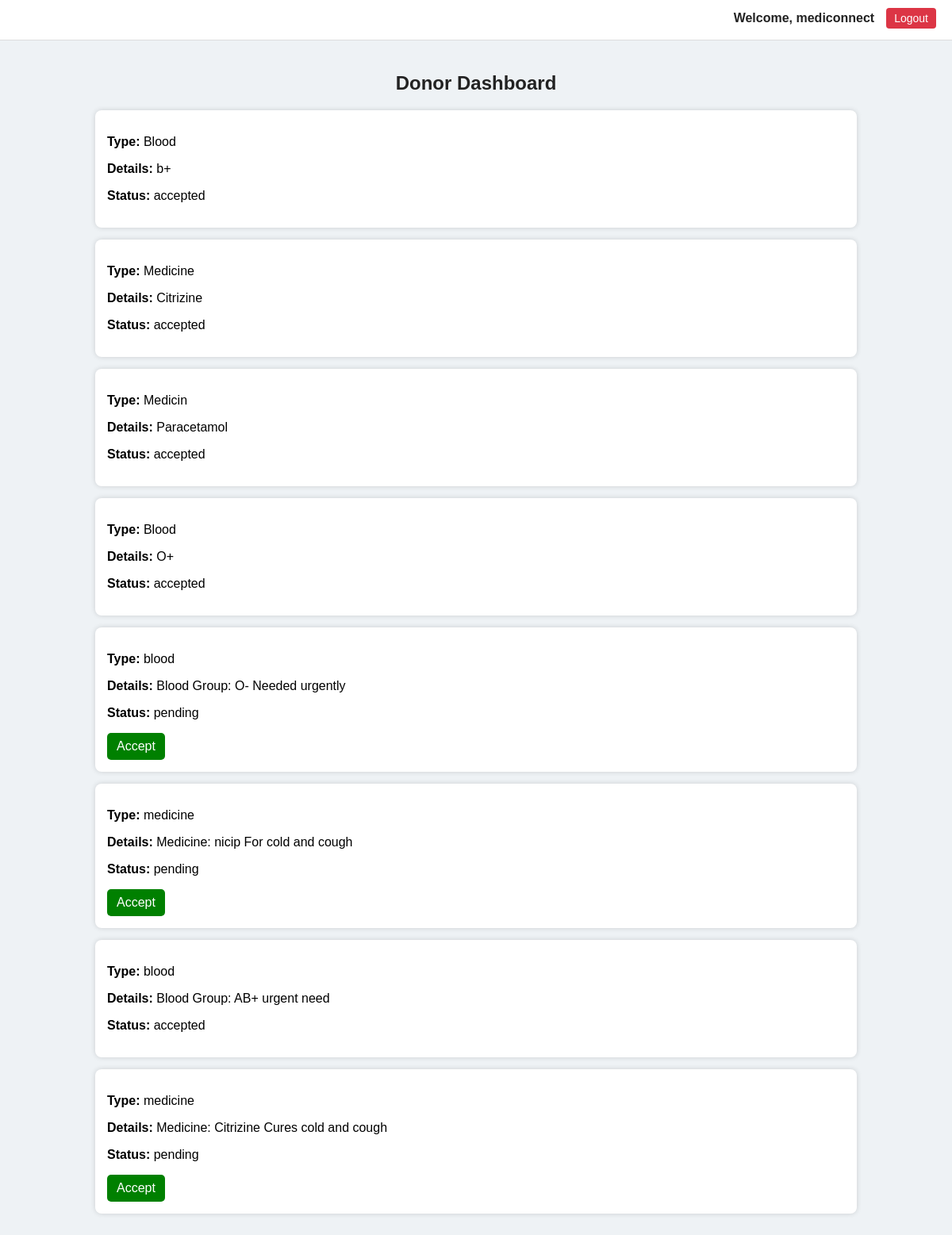
The page /donor/dashboard/ (signed in) on the database its author committed.
### core/models.py (models this page shows)
class Request(models.Model):
    requester = models.ForeignKey(User, on_delete=models.CASCADE, related_name='requests_made')
    donor = models.ForeignKey(User, on_delete=models.CASCADE, null=True, blank=True, related_name='requests_received')
    request_type = models.CharField(max_length=10)
    detail = models.CharField(max_length=100)
    location = models.CharField(max_length=100)
    status = models.CharField(max_length=20, default='pending')

### core/views.py (the view)
# urls.py: path('donor/dashboard/', views.donor_dashboard, name='donor_dashboard'),
def donor_dashboard(request):
    requests = Request.objects.all()
    return render(request, 'donor_dashboard.html', {
        'requests': requests
    })

### core/templates/donor_dashboard.html (shortened to what this page needs)
{% load static %}
<!DOCTYPE html>
<html>
<head>
    <link rel="stylesheet" href="{% static 'core/css/donor_dashboard.css' %}">
</head>
<body>
    <div class="header">
    {% if user.is_authenticated %}
        <div class="user-info">
            <span class="welcome">Welcome, {{ user.username }}</span>
            <a href="{% url 'logout' %}" class="logout-btn">Logout</a>
        </div>
    {% endif %}
</div>
<div class="container">
    <h2>Donor Dashboard</h2>
    {% if requests %}
        {% for r in requests %}
            <div class="card">
                <p><b>Type:</b> {{ r.request_type }}</p>
                <p><b>Details:</b> {{ r.detail }}</p>
                <p><b>Status:</b> {{ r.status }}</p>
                {% if r.status == "pending" %}
                    <a href="/update-request/{{ r.id }}/accepted/" class="btn">
                        Accept
                    </a>
                {% endif %}
            </div>
        {% endfor %}
    {% else %}
        <p>No requests available.</p>
    {% endif %}
</div>
</body>
</html>

### core/static/core/css/donor_dashboard.css (style rules this page uses)
body { font-family: Arial, sans-serif; background-color: #eef2f5; margin: 0; padding: 0; }
.container { width: 80%; margin: auto; padding: 20px; }
h2 { text-align: center; color: #222; }
.card { background-color: white; padding: 15px; margin-bottom: 15px; border-radius: 8px; box-shadow: 0 0 6px rgba(0, 0, 0, 0.15); }
.btn { display: inline-block; padding: 8px 12px; background-color: green; color: white; text-decoration: none; border-radius: 5px; }
.header { position: relative; width: 100%; height: 50px; background-color: #fff; border-bottom: 1px solid #ddd; }
.user-info { position: absolute; top: 10px; right: 20px; display: flex; align-items: center; gap: 15px; }
.welcome { margin: 0; font-weight: bold; color: #222; }
.logout-btn { padding: 5px 10px; background-color: #dc3545; color: white; text-decoration: none; border-radius: 4px; font-size: 14px; }

### rows shown on the page
Request: request_type "Blood", detail "b+", status "accepted"
Request: request_type "Medicine", detail "Citrizine", status "accepted"
Request: request_type "Medicin", detail "Paracetamol", status "accepted"
Request: request_type "Blood", detail "O+", status "accepted"
Request: request_type "blood", detail "Blood Group: O- Needed urgently", status "pending"
Request: request_type "medicine", detail "Medicine: nicip For cold and cough", status "pending"
Request: request_type "blood", detail "Blood Group: AB+ urgent need", status "accepted"
Request: request_type "medicine", detail "Medicine: Citrizine Cures cold and cough", status "pending"

### other values the page prints
{{ user.username }} "mediconnect"
